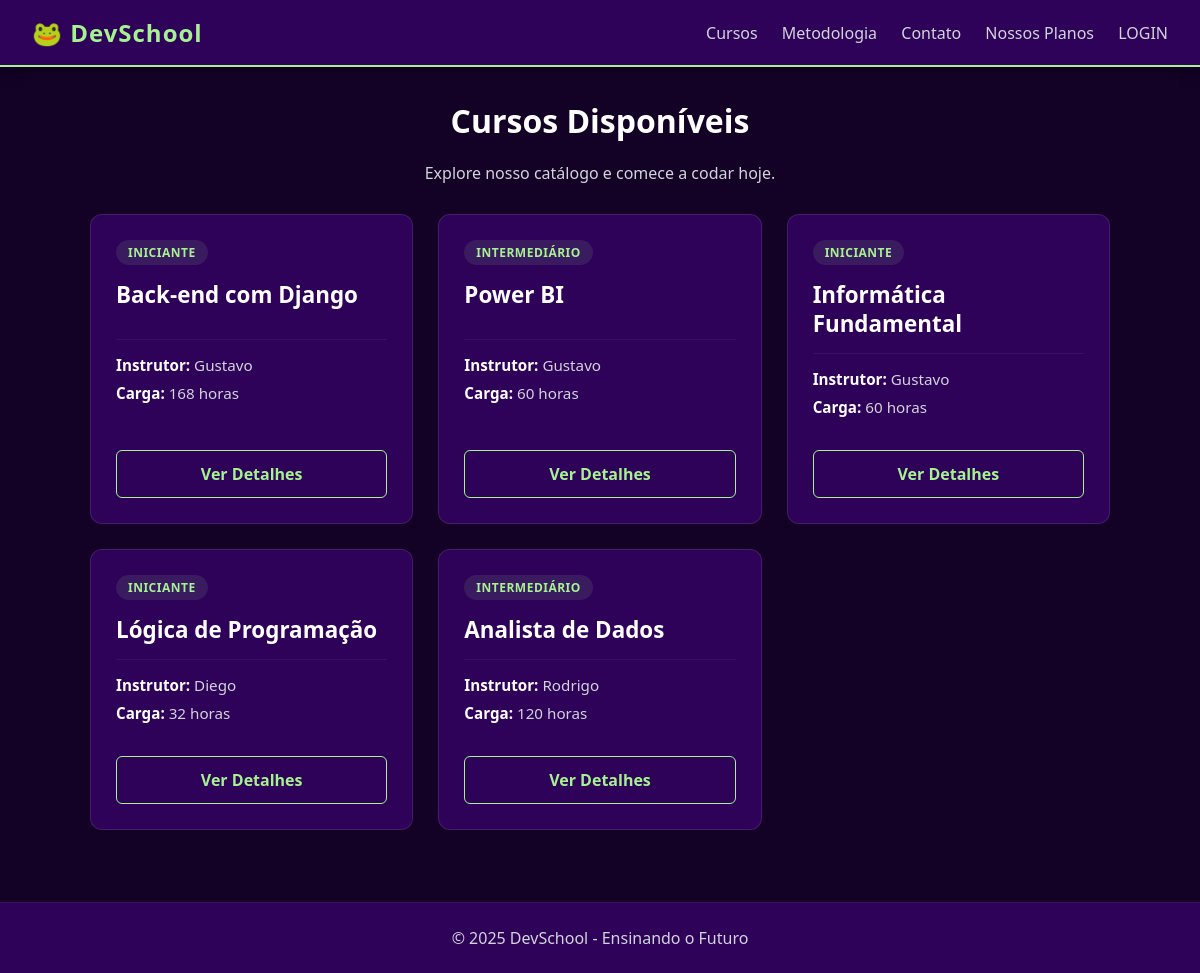
The page / on the database its author committed.
### app/models.py (models this page shows, shortened)
class Curso(models.Model):
    nome = models.CharField(max_length=200)
    instrutor = models.CharField(max_length=100)
    carga_horaria = models.IntegerField()
    NIVEL_CHOICES = [
        ('Iniciante', 'Iniciante'),
        ('Intermediário', 'Intermediário'),
        ('Avançado', 'Avançado'),
]
    nivel = models.CharField(max_length=50, choices=NIVEL_CHOICES, default='Iniciante')
    descricao = models.CharField(max_length=1000, default ='')

### app/views.py (the view)
# urls.py: path('', views.home_view, name='home'),
def home_view(request):
    todos_os_cursos = Curso.objects.all()
    context = {
        'instrutor': 'Gustavo',
        'logado': request.user.is_authenticated,
        'cursos': todos_os_cursos  # 3. Passar dados reais
    }
    return render(request, 'home.html', context)

### app/templates/home.html (shortened to what this page needs)
{% extends 'base.html' %}
{% block conteudo %}
<div class="container">
    <div class="text-center mb-30">
        <h1 style="color: var(--text-main);">Cursos Disponíveis</h1>
        <p style="color: var(--text-secondary);">Explore nosso catálogo e comece a codar hoje.</p>
    </div>
    <div class="courses-container">
        {% for curso in cursos %}
        <div class="course-card" style="position: relative;">
            <div class="course-header">
                <span class="badge-level">{{ curso.nivel }}</span>
                <h3 class="course-title">{{ curso.nome }}</h3>
            </div>
            <div class="course-info">
                <p><strong>Instrutor:</strong> {{ curso.instrutor }}</p>
                <p><strong>Carga:</strong> {{ curso.carga_horaria }} horas</p>
            </div>
            <a href="{% url 'curso_detalhe' curso.pk %}" class="btn-course">
                Ver Detalhes
            </a>
        </div>
        {% empty %}
        <p style="color: var(--text-secondary);">Nenhum curso disponível no momento.</p>
        {% endfor %}
    </div>
</div>
{% endblock %}

### app/templates/base.html (shortened to what this page needs)
<!DOCTYPE html>
<html lang="pt-BR">
<head>
    {% load static %}
    <link rel="stylesheet" href="{% static 'style.css' %}">
</head>
<body>
    <header>
    <nav>
        <h2>🐸 DevSchool</h2>
        <div>
            <a href="/">Cursos</a>
            <a href="/metodologia">Metodologia</a>
            <a href="/contato">Contato</a>
            <a href="/assinaturas">Nossos Planos</a>
            {% if user.is_authenticated %} <span style="margin-left: 15px; font-size: 0.9em; color: #bdc3c7;">
                    Bem vindo, {{ user.username }}
                </span>
            {% else %}
                <a href="{% url 'login' %}">LOGIN</a>
            {% endif %}
        </div>
    </nav>
    </header>
    <main>
    <div class="container">
        {% block conteudo %}
        {% endblock %}
    </div>
    </main>
    <footer>© 2025 DevSchool - Ensinando o Futuro</footer>
</body>
</html>

### app/static/style.css (style rules this page uses)
:root { --background-color: #140126; --primary-surface: #2E0259; --accent-color: #A6F291; --contrast-text: #022601; --text-main: #ffffff; --text-secondary: #d1d5db; }
* { margin: 0; padding: 0; box-sizing: border-box; }
body { font-family: 'Segoe UI', Tahoma, Geneva, Verdana, sans-serif; background-color: var(--background-color); color: var(--text-main); display: flex; flex-direction: column; min-height: 100vh; }
nav { background-color: var(--primary-surface); padding: 1rem 2rem; display: flex; justify-content: space-between; align-items: center; border-bottom: 2px solid var(--accent-color); box-shadow: 0 4px 15px rgba(0,0,0,0.3); }
nav h2 { font-size: 1.5rem; font-weight: bold; letter-spacing: 1px; color: var(--accent-color); }
nav a { color: var(--text-secondary); text-decoration: none; margin-left: 20px; font-weight: 500; transition: color 0.3s; }
.container { max-width: 1100px; margin: 2rem auto; padding: 0 20px; flex: 1; width: 100%; }
footer { background-color: var(--primary-surface); color: var(--text-secondary); text-align: center; padding: 1.5rem; margin-top: auto; border-top: 1px solid rgba(255,255,255,0.05); }
h1, h3 { color: var(--text-main); margin-bottom: 20px; }
.text-center { text-align: center; }
.mb-30 { margin-bottom: 30px; }
.courses-container { display: grid; grid-template-columns: repeat(auto-fit, minmax(300px, 1fr)); gap: 25px; margin-top: 30px; padding-bottom: 40px; }
.course-card { background-color: var(--primary-surface); border: 1px solid rgba(255, 255, 255, 0.1); border-radius: 12px; padding: 25px; display: flex; flex-direction: column; justify-content: space-between; transition: transform 0.3s, border-color 0.3s, box-shadow 0.3s; height: 100%; }
.badge-level { display: inline-block; background-color: rgba(166, 242, 145, 0.1); color: var(--accent-color); font-size: 0.75rem; font-weight: bold; padding: 4px 12px; border-radius: 20px; text-transform: uppercase; letter-spacing: 0.5px; margin-bottom: 15px; }
.course-title { color: var(--text-main); font-size: 1.4rem; margin-bottom: 15px; line-height: 1.3; }
.course-info { margin-bottom: 25px; border-top: 1px solid rgba(255, 255, 255, 0.05); padding-top: 15px; }
.course-info p { color: var(--text-secondary); font-size: 0.95rem; margin-bottom: 8px; }
.course-info strong { color: var(--text-main); }
.btn-course { display: block; width: 100%; text-align: center; padding: 12px; border-radius: 6px; text-decoration: none; font-weight: bold; background: transparent; border: 1px solid var(--accent-color); color: var(--accent-color); transition: all 0.2s; }
:root { --danger-color: #ef4444; --danger-hover: #dc2626; }

### rows shown on the page
Curso: nivel "INICIANTE", nome "Back-end com Django", instrutor "Gustavo", carga_horaria "168"
Curso: nivel "INTERMEDIÁRIO", nome "Power BI", instrutor "Gustavo", carga_horaria "60"
Curso: nivel "INICIANTE", nome "Informática Fundamental", instrutor "Gustavo", carga_horaria "60"
Curso: nivel "INICIANTE", nome "Lógica de Programação", instrutor "Diego", carga_horaria "32"
Curso: nivel "INTERMEDIÁRIO", nome "Analista de Dados", instrutor "Rodrigo", carga_horaria "120"
